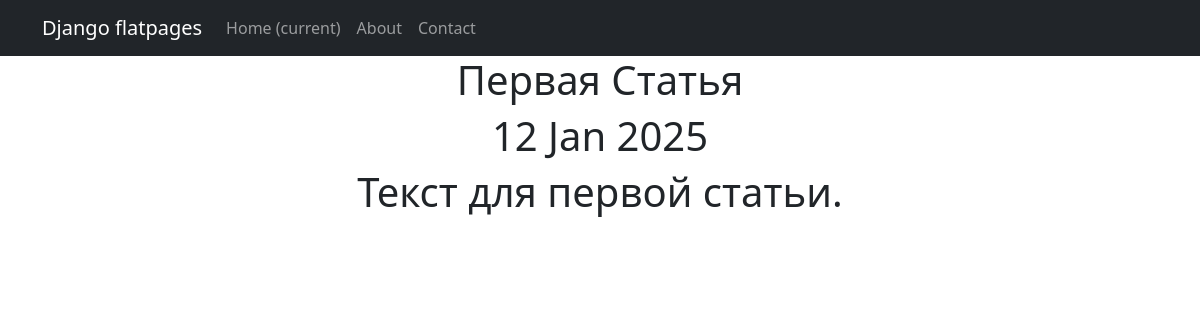
Screenshot of /news/1 with the database file from the repository.
### news_app/models.py (models this page shows, shortened)
class Post(models.Model):
    ARTICLE = 'AR'
    NEWS = 'NW'
    POST_TYPES = [
        (ARTICLE, 'Article'),
        (NEWS, 'News'),
    ]
    author = models.ForeignKey(Author, on_delete=models.CASCADE)
    type = models.CharField(max_length=2, choices=POST_TYPES, default=NEWS)
    created_at = models.DateTimeField(auto_now_add=True)
    categories = models.ManyToManyField(Category, through='PostCategory')
    title = models.CharField(max_length=128)
    text = models.TextField()
    rating = models.IntegerField(default=0)

### news_app/views.py (the view)
# urls.py: path('<int:pk>', PostDetail.as_view(), name='post_detail'),
class PostDetail(DetailView):
    model = Post
    template_name = 'post.html'
    context_object_name = 'post'

### news_app/templatetags/censor_filters.py (called while the page is built)
@register.filter(name='censor')
def censor(value):
    if not isinstance(value, str):
        raise ValueError("Censor filter can only be applied to strings.")
    for word in BAD_WORDS:
        value = value.replace(word, f"{word[0]}{'*' * (len(word) - 1)}")
        value = value.replace(word.capitalize(), f"{word[0]}{'*' * (len(word) - 1)}")
    return value

### templates/post.html (shortened to what this page needs)
{% extends 'flatpages/default.html' %}
{% load censor_filters %}
{% block content %}
<h1>{{ post.title|censor }}</h1>
<h1>{{ post.created_at|date:'d M Y' }}</h1>
<h1>{{ post.text|censor }}</h1>
{% endblock content %}

### rows the page displays
Post: title|censor "Первая Статья", created_at "12 Jan 2025", text|censor "Текст для первой статьи."
